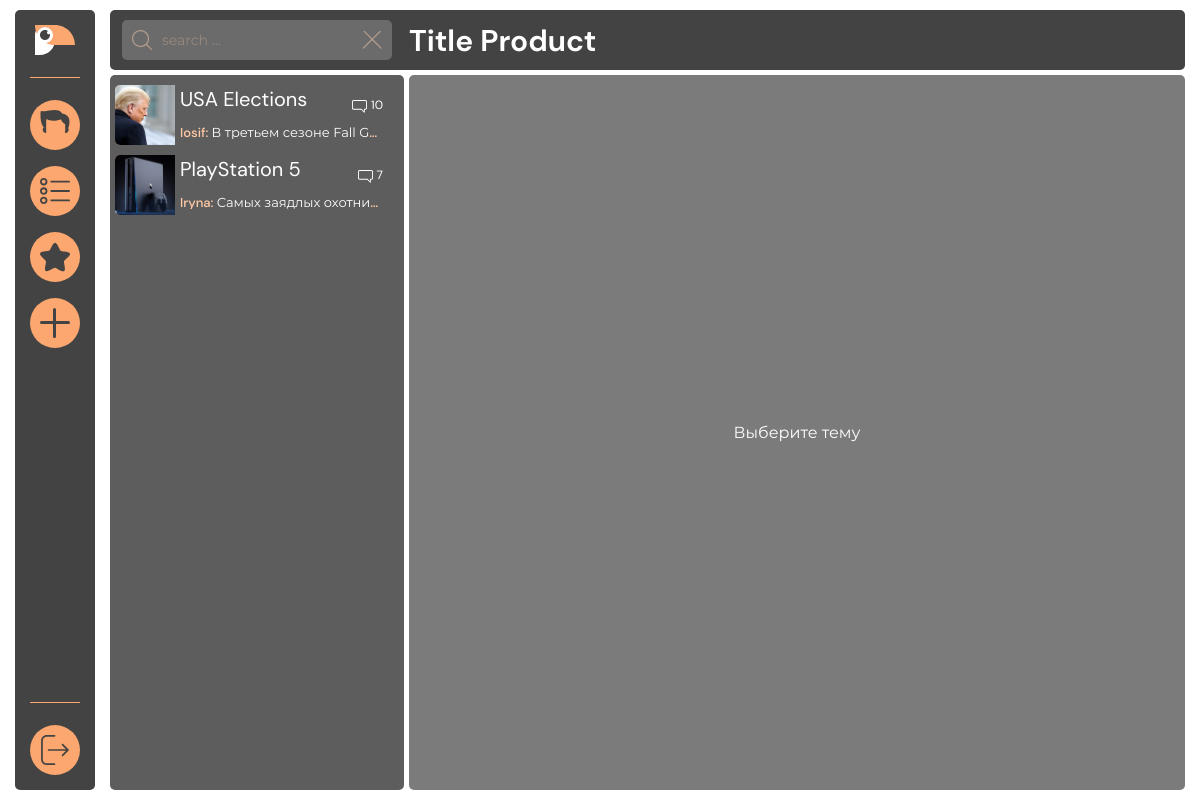
The page / (signed in) on the database its author committed.
### tables this page shows
CREATE TABLE `topics` (
  `id` int(11) NOT NULL,
  `person_id` int(11) NOT NULL,
  `title` varchar(100) NOT NULL,
  `description` varchar(255) NOT NULL,
  `img` varchar(100) NOT NULL
);

CREATE TABLE `users` (
  `id` int(11) NOT NULL,
  `username` varchar(100) NOT NULL,
  `password` varchar(250) NOT NULL,
  `fullname` varchar(100) NOT NULL,
  `email` varchar(100) NOT NULL,
  `phone` varchar(20) NOT NULL,
  `photo` varchar(250) NOT NULL
);

CREATE TABLE `comments` (
  `id` int(11) NOT NULL,
  `topic_id` int(11) NOT NULL,
  `person_id` int(11) NOT NULL,
  `comment` text NOT NULL,
  `date` datetime NOT NULL DEFAULT current_timestamp()
);

### particles/products.php (the view)
<?php
include $_SERVER['DOCUMENT_ROOT'] . "/configs/db.php";
$sql = "SELECT topics.* FROM topics ORDER BY (SELECT count(*) FROM comments WHERE comments.topic_id = topics.id) DESC";
$result = mysqli_query($connect, $sql);
$topics_num = mysqli_num_rows($result);
?>
<nav class="content__products">
	<ul class="products__list">
		<?php
		$count = 1;
		while ($count <= $topics_num) {
			$topic = mysqli_fetch_assoc($result);
			echo "<a href='?topic_id=" . $topic["id"] . "'>";
				echo"<li class=\"products__item\">";
				echo "<div class=\"icon\"><img src='" . $topic['img'] . "' ></div>";
				echo "<div class=\"item__content\">";
				echo "<div class=\"item__title\">";
				echo "<span>" . $topic["title"] . "</span>";
				echo "<div class=\"item__message\">";
				echo "<div class=\"icon\"><img src=\"assets/img/mes.svg\"></div>";
				$sql_comments_num = "SELECT * FROM comments WHERE topic_id =" . $topic['id'];
				$sql_comments_num_result = mysqli_query($connect, $sql_comments_num);
				$comments_num = mysqli_num_rows($sql_comments_num_result);
				echo "<span>" . $comments_num . "</span>";
				$latest_comment = "SELECT * FROM comments WHERE topic_id =" . $topic['id'] ." ORDER BY id DESC LIMIT 1";
				$sql_comments_num_result = mysqli_query($connect, $latest_comment);
				$lat_com = mysqli_fetch_assoc($sql_comments_num_result);
				$latest_user = "SELECT * FROM users WHERE id =" . $topic['person_id'] ." ORDER BY ID DESC LIMIT 1";
				$sql_user_num_result = mysqli_query($connect, $latest_user);
				$lat_user = mysqli_fetch_assoc($sql_user_num_result);
				echo "</div>";
				echo "</div>";
				echo "<div class=\"item__about\">";
				echo "<span>" . $lat_user['username'] . ": <span>" . $lat_com['comment'] . "</span></span>";
				echo "</div>";
				echo "</div>";
				echo "</li>";
			echo "</a>";
			$count++;
		}
		?>
	</ul>
</nav>

### assets/css/style.css (style rules this page uses)
.content__products { padding: 10px 2px 10px 5px; width: 294px; height: 100%; border-radius: 5px; background-color: #5D5D5D; }
.content__products ul { overflow-y: auto; overflow-x: hidden; }
.products__list { width: 100%; height: 100%; }
.products__list li { width: calc(100% - 4px); height: 60px; }
.products__item { border-radius: 5px 0px 0px 5px; margin-bottom: 10px; display: flex; justify-content: space-between; align-items: center; }
.products__item > .icon { width: 60px; height: 100%; border-radius: 5px 0px 0px 5px; display: flex; align-items: center; text-align: center; background-color: #E4A174; }
.products__item > .icon img { width: 100%; height: 100%; object-fit: cover; border-radius: 5px 0px 0px 5px; }
.item__content { padding: 4px 15px 3px 5px; width: calc(100% - 60px); height: 100%; }
.item__title { width: 100%; height: 70%; display: flex; flex-direction: row; justify-content: space-between; align-items: center; }
.item__title > span { font-family: 'DM-Sans Regular'; font-stretch: expanded; color: white; font-size: 20px; align-self: flex-start; }
.item__message { height: 15px; max-width: 50px; display: flex; flex-direction: row; justify-content: flex-start; align-items: flex-start; }
.item__message .icon { margin-right: 4px; max-width: 15px; max-height: 15px; }
.item__message .icon img { width: 100%; height: 100%; }
.item__message > span { font-family: 'DM-Sans Regular'; font-stretch: expanded; font-weight: 400; font-size: 12px; line-height: 10px; color: white; }
.item__about { font-family: 'DM-Sans Regular'; font-stretch: expanded; font-weight: 400; font-size: 13px; width: 100%; height: 30%; }
.item__about > span { color: #FFC9A5; font-family: 'DM-Sans Medium'; font-stretch: expanded; display: block; white-space: nowrap; overflow: hidden; text-overflow: ellipsis; }
.item__about span span { font-family: 'Montserrat'; font-stretch: expanded; color: white; white-space: nowrap; overflow: hidden; text-overflow: ellipsis; }

### assets/css/null.css (style rules this page uses)
* { padding: 0; margin: 0; border: 0; }
html,body { height: 100%; width: 100%; font-size: 100%; line-height: 1; font-size: 14px; -ms-text-size-adjust: 100%; -moz-text-size-adjust: 100%; -webkit-text-size-adjust: 100%; }
*,*::before,*::after { -moz-box-sizing: border-box; -webkit-box-sizing: border-box; box-sizing: border-box; }
nav,footer,header,aside { display: block; }
a, a:visited { text-decoration: none; }
ul li { list-style: none; }
img { vertical-align: top; }

### rows shown on the page
topics: img (picture), title "USA Elections", comments_num "10", users.username "Iosif", comments.comment "В третьем сезоне Fall G…"
topics: img (picture), title "PlayStation 5", comments_num "7", users.username "Iryna", comments.comment "Самых заядлых охотни…"
